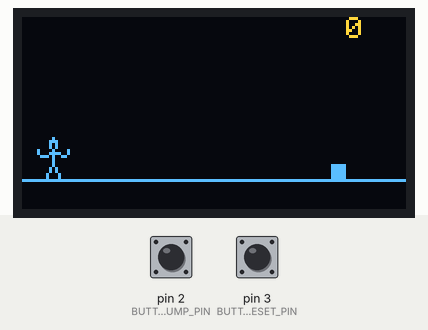
A sketch run on a simulated Arduino Uno, built with avr-gcc and run on an emulated ATmega328P. Shown: 128×64 one-colour display. Inputs (shaded band) come from the test bench; at power-on: pin 2 (BUTTON_JUMP_PIN) HIGH, pin 3 (BUTTON_RESET_PIN) HIGH. The OLED is the two-colour kind (top 16 rows yellow).

Above: at 3.28 s.
3.3 s: pin 2 (BUTTON_JUMP_PIN) pulled LOW for 0.15 s
At 3.38 s:
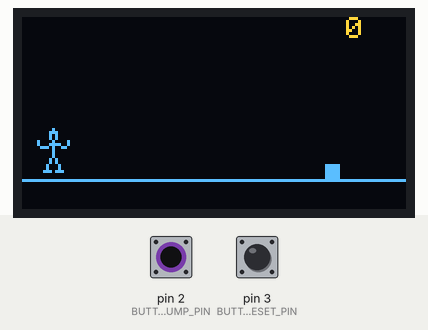
4.0 s: pin 3 (BUTTON_RESET_PIN) pulled LOW for 0.15 s
At 4.15 s:
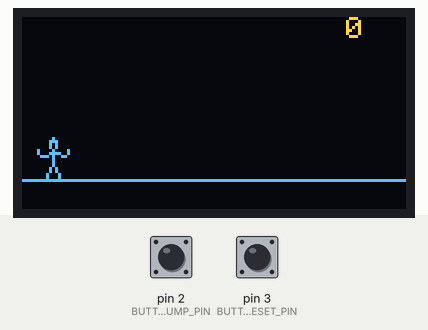
4.7 s: pin 2 (BUTTON_JUMP_PIN) pulled LOW for 1 s
At 4.76 s:
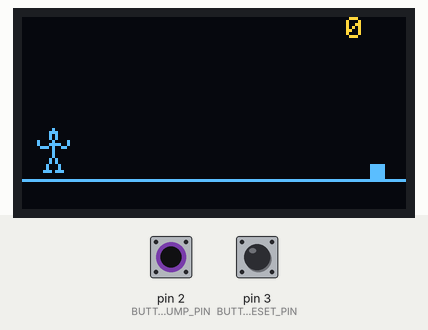
6.3 s: pin 3 (BUTTON_RESET_PIN) pulled LOW for 1 s
At 7.46 s:
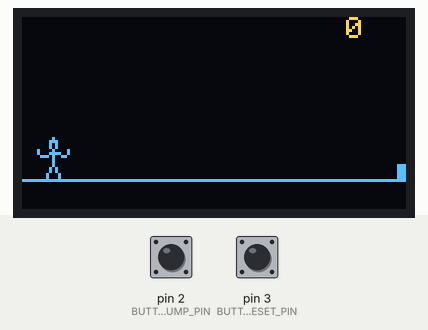

The sketch:

jumping_man.ino
```cpp
#include <Wire.h>
#include <Adafruit_GFX.h>
#include <Adafruit_SSD1306.h>

#define SCREEN_WIDTH 128
#define SCREEN_HEIGHT 64
#define OLED_RESET -1
#define BLOCK_SIZE 2

#define BUTTON_JUMP_PIN 2
#define BUTTON_RESET_PIN 3

#define PLAYER_X 10
#define PLAYER_Y 40
#define PLAYER_SIZE 15
#define PLAYER_X_SIZE 5
#define FLOOR_HEIGHT 10

#define OBSTACLE_WIDTH 5
#define OBSTACLE_HEIGHT 6
#define OBSTACLE_SPEED 1

Adafruit_SSD1306 display(SCREEN_WIDTH, SCREEN_HEIGHT, &Wire, OLED_RESET);

int playerY = PLAYER_Y;
bool jumping = false;

int obstacleX = SCREEN_WIDTH;
int obstacleY = PLAYER_Y + PLAYER_SIZE - OBSTACLE_HEIGHT;

bool gameOver;
int score;

void setup() {
  display.begin(SSD1306_SWITCHCAPVCC, 0x3C);
  display.clearDisplay();
  display.display();
  delay(2000);

  pinMode(BUTTON_JUMP_PIN, INPUT_PULLUP);
  pinMode(BUTTON_RESET_PIN, INPUT_PULLUP);

  resetGame();
}

void drawPlayer(int x, int y) {
  // Draw the head
  display.drawPixel(x, y, WHITE);
  display.drawPixel(x, y + 1, WHITE);
  display.drawPixel(x - 1, y + 1, WHITE);
  display.drawPixel(x + 1, y + 1, WHITE);
  display.drawPixel(x - 1, y + 2, WHITE);
  display.drawPixel(x + 1, y + 2, WHITE);
  display.drawPixel(x - 1, y + 3, WHITE);
  display.drawPixel(x + 1, y + 3, WHITE);

  // Draw the body
  display.drawLine(x, y + 4, x, y + 9, WHITE);

  // Draw the left arm
  display.drawLine(x, y + 5, x - 4, y + 6, WHITE);
  display.drawLine(x - 4, y + 6, x - 5, y + 4, WHITE);

  // Draw the right arm
  display.drawLine(x, y + 5, x + 4, y + 6, WHITE);
  display.drawLine(x + 4, y + 6, x + 5, y + 4, WHITE);

  // Draw the left leg
  display.drawLine(x, y + 9, x - 3, y + 14, WHITE);
  display.drawLine(x - 3, y + 14, x - 1, y + 14, WHITE);

  // Draw the right leg
  display.drawLine(x, y + 9, x + 3, y + 14, WHITE);
  display.drawLine(x + 3, y + 14, x + 1, y + 14, WHITE);
}

void resetGame() {
  playerY = PLAYER_Y;
  jumping = false;
  gameOver = false;
  score = 0;

  obstacleX = SCREEN_WIDTH;
  obstacleY = PLAYER_Y + PLAYER_SIZE - OBSTACLE_HEIGHT;
}

void loop() {
  display.clearDisplay();

  if (gameOver) {
    // Draw "Game Over!" message
    display.setTextSize(1);
    display.setTextColor(WHITE);
    display.setCursor(30, 30);
    display.println("Game Over!");
  }  else {
    // Draw the player
    drawPlayer(PLAYER_X, playerY);

    // Draw the obstacle
    display.fillRect(obstacleX, obstacleY, OBSTACLE_WIDTH, OBSTACLE_HEIGHT, WHITE);

    // Draw the floor
    display.drawLine(0, SCREEN_HEIGHT - FLOOR_HEIGHT, SCREEN_WIDTH, SCREEN_HEIGHT - FLOOR_HEIGHT, WHITE);

    // Check for collision with the obstacle
    if (PLAYER_X + PLAYER_X_SIZE > obstacleX &&
        PLAYER_X < obstacleX + OBSTACLE_WIDTH &&
        playerY + PLAYER_SIZE > obstacleY) {
      gameOver = true;
    }

    // Draw the score
    display.setTextSize(1);
    display.setTextColor(WHITE);
    display.setCursor(SCREEN_WIDTH - 20, 0);
    display.println(score);
  }

  display.display();

  if (!gameOver) {
    // Move the obstacle
    obstacleX -= OBSTACLE_SPEED;
    if (obstacleX < -OBSTACLE_WIDTH) {
      obstacleX = SCREEN_WIDTH;
      score++;
    }

    // Handle jumping
    if (digitalRead(BUTTON_JUMP_PIN) == LOW && !jumping) {
      jumping = true;
    }
    if (jumping) {
      playerY -= 3;
      if (playerY <= PLAYER_Y - 30) {
        jumping = false;
      }
    } else if (playerY < PLAYER_Y) {
      playerY += 2;
    }
    if (playerY > PLAYER_Y) {
      playerY = PLAYER_Y;
    }
  }

  // Handle game reset
  if (digitalRead(BUTTON_RESET_PIN) == LOW) {
    resetGame();
  }

  delay(20);
}
```
